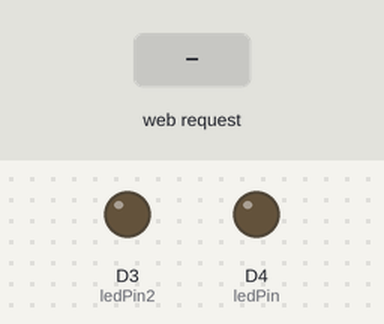
Recording of a sketch running on a simulated ESP8266 (NodeMCU). Shown: output pins drawn as LEDs (lit = HIGH). The test bench sets the inputs (shaded band). WiFi joins after 1.5 s; servers stay silent unless stated; what the sketch prints to the serial monitor is not drawn.

Above: at 2.7 s.
2.8 s: HTTP request GET /LED=ON received
At 4.0 s:
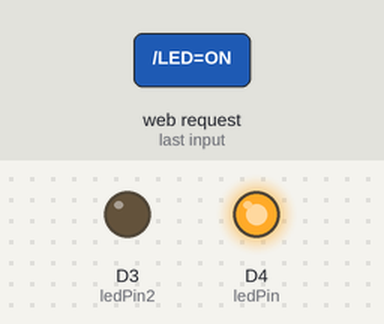
4.3 s: HTTP request GET /LED2=ON received
At 5.2 s:
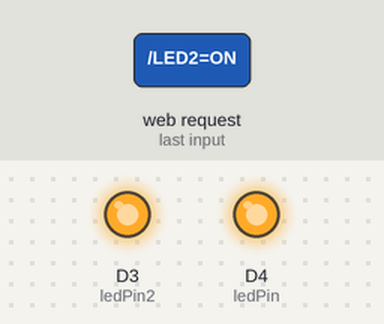
5.8 s: HTTP request GET /LED=OFF received
At 6.4 s:
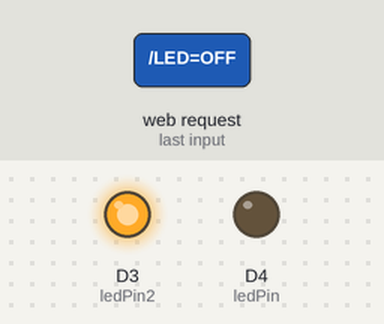
7.3 s: HTTP request GET /LED2=OFF received
At 8.7 s:
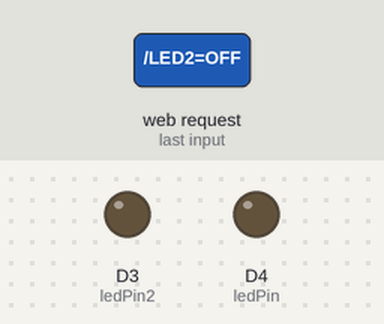
Timing chart, 0 to 9.8 s (numbered marks = the images above; inputs shaded):
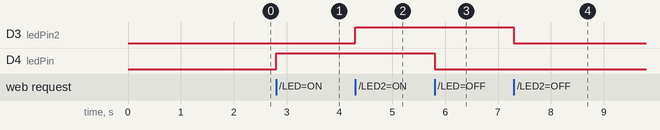

Measured:
- after the input at 2.8 s, D4 (ledPin): LOW → HIGH at once
- after the input at 4.3 s, D3 (ledPin2): LOW → HIGH at once
- after the input at 5.8 s, D4 (ledPin): HIGH → LOW at once
- after the input at 7.3 s, D3 (ledPin2): HIGH → LOW at once

The sketch:

codigo.ino
```cpp
#include <ESP8266WiFi.h>

const char* ssid = "SSID";
const char* password = "password";


int ledPin = D4; // GPIO2
int ledPin2 = D3; // GPIO2

WiFiServer server(80);

void setup() {
  Serial.begin(115200);
  delay(10);

  pinMode(ledPin, OUTPUT);
  digitalWrite(ledPin, LOW);

  pinMode(ledPin2, OUTPUT);
  digitalWrite(ledPin2, LOW);

  // Connect to WiFi network
  Serial.println();
  Serial.println();
  Serial.print("Connecting to ");
  Serial.println(ssid);

  WiFi.begin(ssid, password);

  while (WiFi.status() != WL_CONNECTED) {
    delay(500);
    Serial.print(".");
  }
  Serial.println("");
  Serial.println("WiFi connected");

  // Start the server
  server.begin();
  Serial.println("Server started");

  // Print the IP address
  Serial.print("Use this URL to connect: ");
  Serial.print("http://");
  Serial.print(WiFi.localIP());
  Serial.println("/");

}

void loop() {
  // Check if a client has connected
  WiFiClient client = server.available();
  if (!client) {
    return;
  }

  // Wait until the client sends some data
  Serial.println("new client");
  while (!client.available()) {
    delay(1);
  }

  // Read the first line of the request
  String request = client.readStringUntil('\r');
  Serial.println(request);
  client.flush();

  // Match the request

  int value = LOW;
  int value2 = LOW;
  if (request.indexOf("/LED=ON") != -1)  {
    digitalWrite(ledPin, HIGH);
    value = HIGH;
  }
  if (request.indexOf("/LED=OFF") != -1)  {
    digitalWrite(ledPin, LOW);
    value = LOW;
  }

  if (request.indexOf("/LED2=ON") != -1)  {
    digitalWrite(ledPin2, HIGH);
    value2 = HIGH;
  }
  if (request.indexOf("/LED2=OFF") != -1)  {
    digitalWrite(ledPin2, LOW);
    value2 = LOW;
  }

  // Set ledPin according to the request
  //digitalWrite(ledPin, value);

  // Return the response
  client.println("HTTP/1.1 200 OK");
  client.println("Content-Type: text/html");
  client.println(""); //  do not forget this one
  client.println("<!DOCTYPE HTML>");
  client.println("<html>");

  client.println("<meta charset ='utf-8'/>");
  client.println("<meta name = 'viewport' content = 'width=device-width, initial-scale=1'>");


  client.println(F("<link href='https://maxcdn.bootstrapcdn.com/bootstrap/3.3.1/css/bootstrap.min.css' rel='stylesheet'></link>"));


  client.println("<div class='jumbotron'>");
  client.println("<h1 class='text-center'>Automação Residencial</h1>");
  client.println("<h2 class='text-center'>ESP8266</h2>");
  client.println("</div>");

  client.println("<div class='col-md-6'>");
  client.println("<div class='alert alert-info text-center' role='alert'>Lampada 1</div>");
  client.println("<a class='btn btn-danger btn-lg center-block'  href=\"/LED=ON\"> Desligar </a>");
  client.println("<br>");
  client.println("<a class='btn btn-success btn-lg center-block' href=\"/LED=OFF\"> Ligar </a>");
  client.println("</div>");

  client.println("<div class='col-md-6'>");
  client.println("<div class='alert alert-info text-center' role='alert'>Lampada 2</div>");
  client.println("<a class='btn btn-danger btn-lg center-block'  href=\"/LED2=ON\"> Desligar </a>");
  client.println("<br>");
  client.println("<a class='btn btn-success btn-lg center-block' href=\"/LED2=OFF\"> Ligar </a>");
  client.println("</div>");

  client.println("</html>");

  delay(1);
  Serial.println("Client disonnected");
  Serial.println("");

}
```
